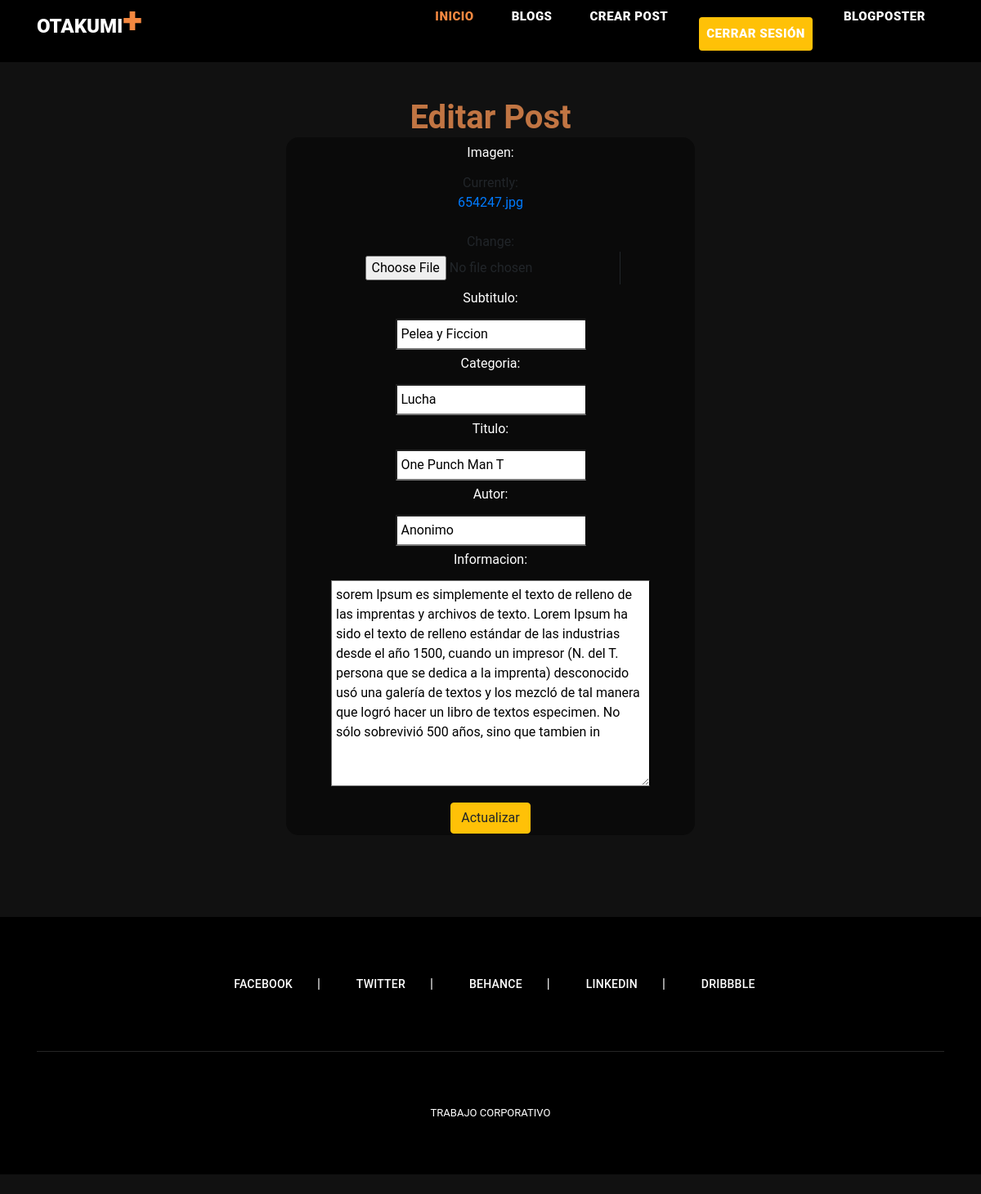
Page /editarPost/14 (signed in) on the committed database.
### blog/models.py (models this page shows)
class Blog(models.Model):
    id = models.IntegerField(primary_key=True, auto_created=True)
    now = timezone.now()
    imagen = models.ImageField()
    categoria = models.CharField(max_length=30, default='')
    subtitulo = models.CharField(max_length=25, default='')
    titulo = models.CharField(max_length=40, default='')
    autor = models.CharField(max_length=40, default="Anonimo")
    fechaPublicacion = models.DateField(auto_now=True)
    informacion = models.TextField()
    class Meta:
        verbose_name = 'Blogs'
        verbose_name_plural = 'Publicaciones'
    def __str__(self):
        return self.titulo

### blog/views.py (the view)
# urls.py: path('editarPost/<int:id>', editarAutor, name='editarPost'),
@login_required
def editarAutor(request, id):
    error = None
    editar = None
    try:
        id = Blog.objects.get(id = id)
        print(id)
        if request.method == 'POST':
            editar= blogForm(request.POST,request.FILES, instance= id)
            if editar.is_valid():
                editar.save()
            return redirect('blog')
        else:
            editar= blogForm(instance= id)
    except ObjectDoesNotExist as e:
        error = e
    return render(request, 'editarPost.html', {'editar': editar, 'error': error})

### blog/forms.py
class blogForm(forms.ModelForm):
    class Meta:
        model = Blog
        fields = ['imagen','subtitulo','categoria', 'titulo', 'autor','informacion']

### blog/templates/editarPost.html (shortened to what this page needs)
{% extends 'index.html' %}
{% load static %}
{% block postcontenido %}
<link rel="stylesheet" href="{% static 'css/editarpost.css' %}">
<br>
<br>
<br>
<br>
<br>
<br>
<h1 class="text-center editar-objeto">Editar Post</h1>
  <form method="post" class='formulario-editarPost'>
    {{ editar.as_table }}
    <input type="submit" value="Actualizar" class="btn btn-warning">
  </form>
{% endblock postcontenido %}

### blog/templates/index.html (shortened to what this page needs)
{% load static %}
<!DOCTYPE html>
<html lang="en">
  <head>
    <link href="{% static 'bootstrap/css/bootstrap.min.css' %}" rel="stylesheet">
    <link rel="stylesheet" href="{% static 'css/fontawesome.css' %}">
    <link rel="stylesheet" href="{% static 'css/template.css' %}">
    <link rel="stylesheet" href="{% static 'css/owl.css' %}">
  </head>
  <body>
    <header class="">
      <nav class="navbar navbar-expand-lg">
        <div class="container">
          <a class="navbar-brand" href="{% url 'inicio' %}"><h2 class="text-white">Otakumi<em>+</em></h2></a>
          <div class="collapse navbar-collapse" id="navbarResponsive">
            <ul class="navbar-nav ml-auto">
              <li class="nav-item {% block iniciolink %}active{% endblock iniciolink %}">
                <a class="nav-link" href="{% url 'inicio' %}">Inicio
                </a>
              </li>
              <li class="nav-item {% block bloglink %}{% endblock bloglink %}">
                <a class="nav-link text-white" href="{% url 'blog' %}">Blogs</a>
              </li>
              {% if request.user.is_authenticated %}
                <li class="nav-item {% block crearpostlink %}{% endblock crearpostlink %}">
                  <a class="nav-link text-white" href="{% url 'crearpost' %}">Crear Post</a>
                </li>
                <li class="nav-item">
                  <a class="nav-link text-white btn bg-warning" href="{% url 'salir' %}">Cerrar Sesión</a>
                </li>
                <li class="nav-item">
                  <a class="nav-link text-white" href="#">{{ user.username }}</a>
                </li>
              {% endif %}
            </ul>
          </div>
        </div>
      </nav>
    </header>
    {% block postcontenido %}{% endblock postcontenido %}
    <footer>
      <div class="container">
        <div class="row">
          <div class="col-lg-12">
            <ul class="social-icons">
              <li><a href="#">Facebook</a></li>
              <li><a href="#">Twitter</a></li>
              <li><a href="#">Behance</a></li>
              <li><a href="#">Linkedin</a></li>
              <li><a href="#">Dribbble</a></li>
            </ul>
          </div>
          <div class="col-lg-12">
            <div class="copyright-text">
              <p>Trabajo Corporativo
            </div>
          </div>
        </div>
      </div>
    </footer>
  </body>
</html>

### blog/static/css/template.css (style rules this page uses)
body { font-family: 'Roboto', sans-serif; overflow-x: hidden; text-rendering: optimizeLegibility; -webkit-font-smoothing: antialiased; -moz-osx-font-smoothing: grayscale; background-color: #111111; }
p { margin-bottom: 0px; font-size: 15px; font-weight: 400; color: #ffffff; line-height: 30px; }
a { text-decoration: none!important; }
ul { padding: 0; margin: 0; list-style: none; }
h1,h2,h3,h4,h5,h6 { margin: 0px; }
header { position: absolute; z-index: 99999; width: 100%; height: 100px; background-color: #000000; -webkit-transition: all 0.3s ease-in-out 0s; -moz-transition: all 0.3s ease-in-out 0s; -o-transition: all 0.3s ease-in-out 0s; transition: all 0.3s ease-in-out 0s; }
header .navbar { padding: 25px 0px; }
.navbar .navbar-brand { float: left; margin-top: -12px; outline: none; }
.navbar .navbar-brand h2 { color: #1e1e1e; text-transform: uppercase; font-size: 24px; font-weight: 900; -webkit-transition: all .3s ease 0s; -moz-transition: all .3s ease 0s; -o-transition: all .3s ease 0s; transition: all .3s ease 0s; }
.navbar .navbar-brand h2 em { font-size: 44px; font-style: normal; color: #f48840; }
#navbarResponsive { z-index: 999; }
.navbar-collapse { text-align: center; }
.navbar .navbar-nav .nav-item { margin: 0px 15px; }
.navbar .navbar-nav a.nav-link { text-transform: capitalize; font-size: 15px; font-weight: 800; text-transform: uppercase; letter-spacing: 0.5px; color: #1e1e1e; transition: all 0.3s; }
.navbar .navbar-nav .nav-link:hover, .navbar .navbar-nav .active>.nav-link, .navbar .navbar-nav .nav-link.active, .navbar .navbar-nav .nav-link.show, .navbar .navbar-nav .show>.nav-link { color: #f48840; }
footer { margin-top: 100px; text-align: center; background-color: rgb(0, 0, 0); padding: 60px 0px; }
footer ul.social-icons { padding-bottom: 60px; margin-bottom: 60px; border-bottom: 1px solid rgba(250,250,250,0.15); }
footer ul.social-icons li { display: inline-block; margin-right: 30px; }
footer ul.social-icons li:after { content: "|"; color: #fff; margin-left: 30px; }
footer ul.social-icons li:last-child { margin-right: 0px; }
footer ul.social-icons li:last-child::after { display: none; }
footer ul.social-icons li a { font-size: 14px; text-transform: uppercase; color: #fff; font-weight: 500; letter-spacing: 0.25px; transition: all .3s; }
footer p { font-size: 13px; text-transform: uppercase; color: #fff; }
.formulario-crearPost label, .formulario-editarPost label { color: white; }
.formulario-editarPost { position: relative; display: flex; flex-direction: column; justify-content: flex-start; align-items: center; width: 100%; margin: auto; }
.editar-objeto { color: #c17543; font-weight: bold; }

### blog/static/css/editarpost.css (style rules this page uses)
body { background-image: url(../images/imgcrear\.jpg); background-repeat: no-repeat; background-size: cover; background-position: center; }
.formulario-editarPost { margin: 0 auto; width: 500px; background-color: rgba(0, 0, 0, 0.438); padding: 2px; border-radius: 15px; }
input, textarea { display : block; padding: 5px; overflow: auto; border-right: 1px solid; }
label { display: block; padding: 5px; }
li { margin: 10px; }
.btn { margin-top: 20px; }
ul { list-style: none; }

### rows in the picture
Blog: subtitulo "Pelea y Ficcion", categoria "Lucha", titulo "One Punch Man T", autor "Anonimo", informacion "sorem Ipsum es simplemente el texto de relleno de las imprentas y archivos de texto. Lorem Ipsum ha sido el texto de relleno estándar de las industrias desde el año 1500, cuando un impresor (N. del T. persona que se dedica a la imprenta) desconocido usó una galería de textos y los mezcló de tal manera que logró hacer un libro de textos especimen. No sólo sobrevivió 500 años, sino que tambien in"

### other values in the picture
{{ user.username }} "BLOGPOSTER"
